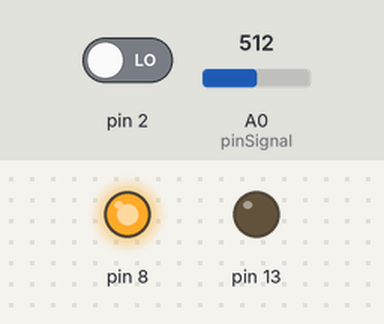
This sketch was run on a simulated Arduino Uno, built with avr-gcc and run on an emulated ATmega328P. Parts: output pins drawn as LEDs (lit = HIGH). Inputs (shaded band) come from the test bench; at power-on: pin 2 LOW, A0 (pinSignal) = 512. What the sketch prints to the serial monitor is not drawn.

Above: at 1.2 s.
1.3 s: pin 2 driven HIGH
At 2.5 s:
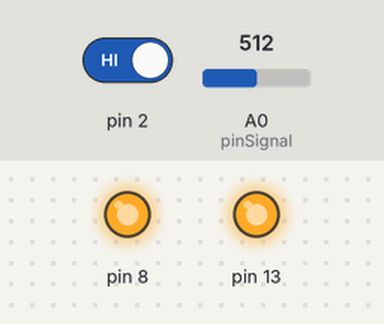
2.8 s: pin 2 driven LOW
At 3.8 s:
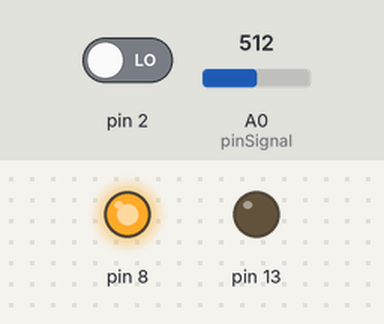
Timing chart, 0 to 5.8 s (numbered marks = the images above; inputs shaded):
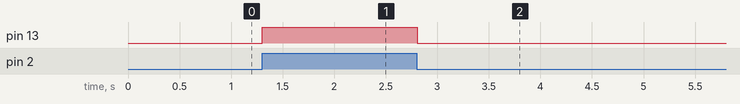

Measured:
- after the input at 1.3 s, pin 13: LOW → HIGH at once
- after the input at 2.8 s, pin 13: HIGH → LOW at once

The sketch:

Hydrophone.ino
```cpp
int num_Measure = 128 ;
int pinSignal = A0;
long sum;
int level;
int state;
void setup ()
{
  pinMode (pinSignal, INPUT); // Set the signal pin as input
  pinMode (8, OUTPUT);
  digitalWrite(8,HIGH);
  Serial.begin (9600);
  pinMode(13,OUTPUT);
  digitalWrite(13,LOW);
}

void loop ()
{
  /*for(int i=0;i<num_Measure;i++){
    sum+=analogRead(pinSignal);
  }
  level=sum/num_Measure;
  sum=0;*/
  level=analogRead(pinSignal);
  state=digitalRead(2);
  if(state){
    digitalWrite(13,HIGH);
  }
  else{
    digitalWrite(13,LOW);
  }
  Serial.println(level);
  //Serial.println(state);
}
```
